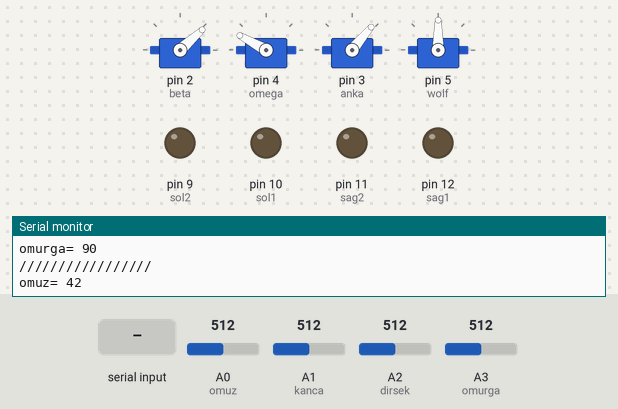
The sketch below on a simulated Arduino Uno, built with avr-gcc and run on an emulated ATmega328P. On the bench: 4 × servo, output pins drawn as LEDs (lit = HIGH), the last lines printed to the serial monitor. Inputs (shaded band) come from the test bench; at power-on: A0 (omuz) = 512, A3 (omurga) = 512, A2 (dirsek) = 512, A1 (kanca) = 512.

Above: at 1.2 s.
1.3 s: A0 (omuz) set to 30
At 1.9 s:
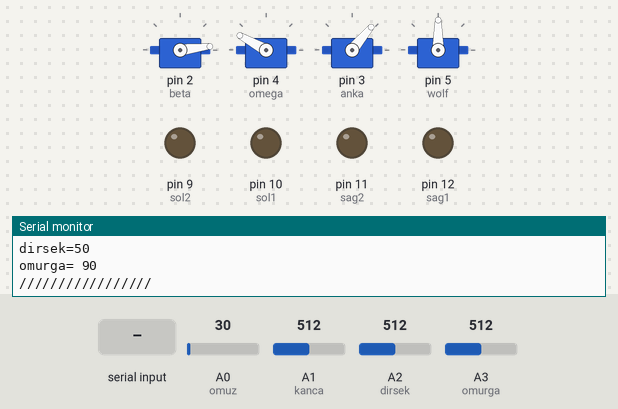
2.8 s: A3 (omurga) set to 559
At 3.8 s:
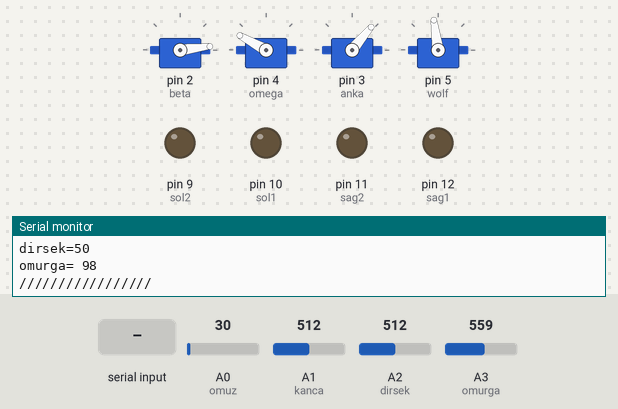
4.3 s: A3 (omurga) set to 575
At 5.2 s:
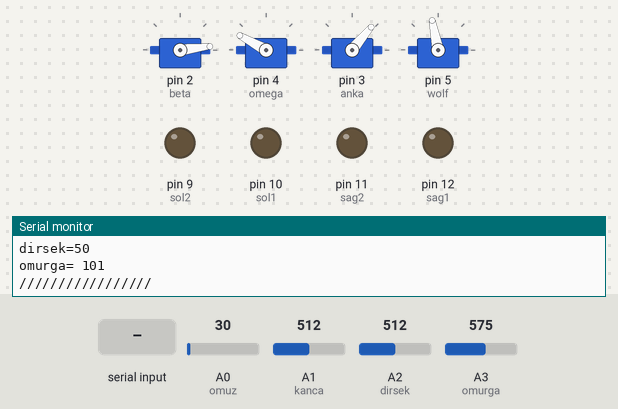
5.8 s: "G" received over Serial
At 7.0 s:
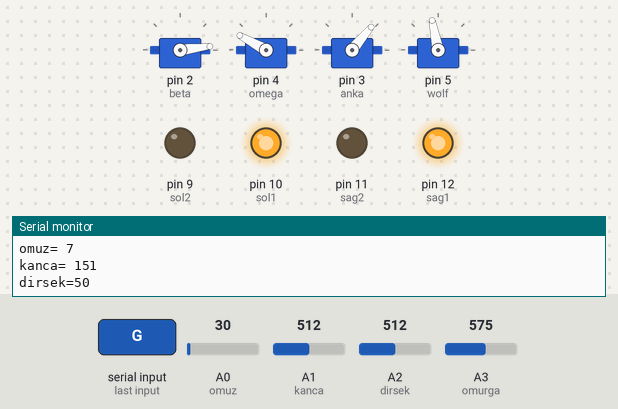
7.3 s: A2 (dirsek) set to 63
At 7.9 s:
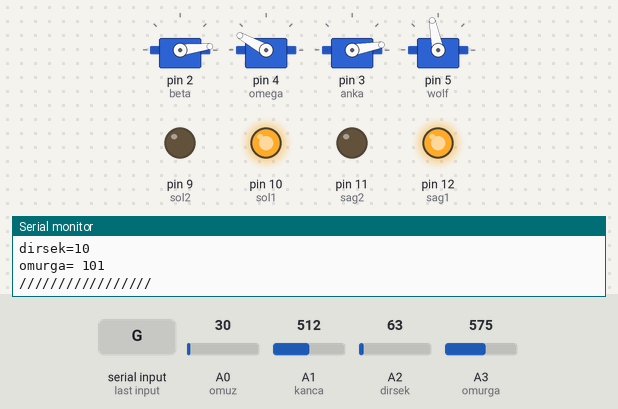
8.8 s: A2 (dirsek) set to 53
At 9.8 s:
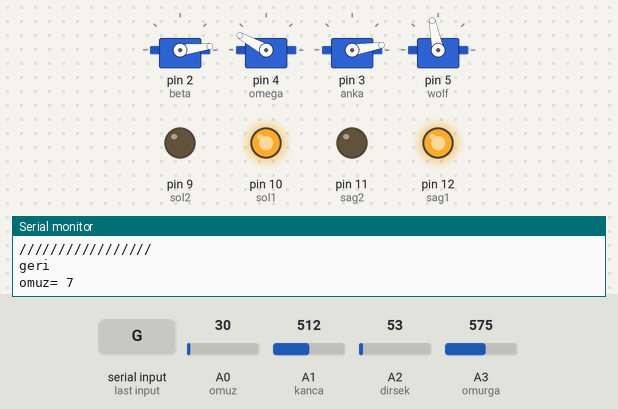
Timing chart, 0 to 11.8 s (numbered marks = the images above; inputs shaded):
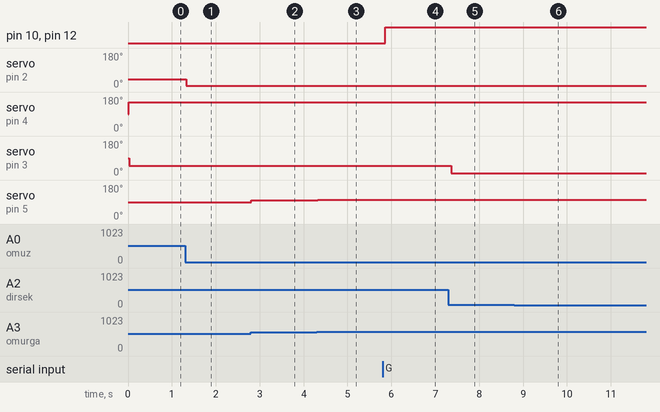

Measured:
- after the input at 1.3 s, servo on pin 2 (beta): 42° → 7° at once
- after the input at 2.8 s, servo on pin 5 (wolf): 90° → 98° at once
- after the input at 4.3 s, servo on pin 5 (wolf): 98° → 101° at once
- after the input at 5.8 s, pin 10 (sol1), pin 12 (sag1): LOW → HIGH after 0.07 s
- after the input at 7.3 s, servo on pin 3 (anka): 50° → 10° after 0.06 s
- after the input at 8.8 s, servo on pin 3 (anka): 10° → 9° at once

The sketch:

arduino_code.ino
```cpp
//## Ogrenci: Muhammet Ali Akat
//## Danışman: Gökhan ATALI
//## https://www.youtube.com/channel/UCTFbvj1FfS6lOjwG22bsHfg

#include<Servo.h>

Servo  beta;
Servo omega;
Servo anka;
Servo wolf;  // SERVO MOTORLARIMIZI BELİRLEDİK

const int omuz=A0;
const int kanca=A1;
const int dirsek=A2;
const int omurga=A3;  // potansiyometre den okumamız gereken  analog girişlerini girdik .


int x_alfa;
int y_kanca;
int x_dirsek;
int y_omurga;    // potansiyometre analog girişler için degişkenler giridik.

const int sag1=12;
 const int sag2=11;
const int sol1=10;
const int sol2=9;  // sürücü kartımızın motor çıkışlarını tanımladık .

char alfa; //bluetooth tan gelen bilgi cahar ile yani karakter olarak okuması için tanımlayacagımız degişken .


void setup() {
Serial.begin(9600);  // haberleşme hızımızı girdik.

beta.attach(2);
omega.attach(4);
anka.attach(3);
wolf.attach(5);   // servo motorlarımızın bilgi uçlarını tanımladık.

////////////////////
pinMode(sag1,OUTPUT);
pinMode(sag2,OUTPUT);
pinMode(sol1,OUTPUT);
pinMode(sol2,OUTPUT); // sürücü motorlarımızın çıkışlarını tanımladık .
}

void loop()
{
   x_alfa =analogRead(omuz);  //x_alfa degişkenini potansiyometre den gelen veriyi okuttuk.
x_alfa=map(x_alfa,0,1023,5,80);// x_alfa degişkenini map komutuyla okudugu degerler aralıgını degiştirdik .
beta.write(x_alfa); //Servo motorun çalışması için istenilen konuma okudugu deger kadar hareket etmesini sagladık.
delay(15); // servo motorun hareketini 15 milisniye aralıklarında hareketini sagladık.

y_kanca =analogRead(kanca); //y_kanca degişkenini potansiyometre den gelen veriyi okuttuk.
y_kanca=map(y_kanca,0,1023,120,182);// y_kanca degişkenini map komutuyla okudugu degerler aralıgını degiştirdik .
omega.write(y_kanca); //Servo motorun çalışması için istenilen konuma okudugu deger kadar hareket etmesini sagladık
delay(15); // servo motorun hareketini 15 milisniye aralıklarında hareketini sagladık.

x_dirsek=analogRead(dirsek); //x_dirsek degişkenini potansiyometre den gelen veriyi okuttuk.
x_dirsek=map(x_dirsek,0,1023,5,95);// x_dirsek degişkenini map komutuyla okudugu degerler aralıgını degiştirdik .
anka.write(x_dirsek);//Servo motorun çalışması için istenilen konuma okudugu deger kadar hareket etmesini sagladık
delay(15); // servo motorun hareketini 15 milisniye aralıklarında hareketini sagladık.

y_omurga=analogRead(omurga);//y_omurga degişkenini potansiyometre den gelen veriyi okuttuk.
y_omurga=map(y_omurga,0,1023,3,178);// y_omurga degişkenini map komutuyla okudugu degerler aralıgını degiştirdik .
wolf.write(y_omurga);//Servo motorun çalışması için istenilen konuma okudugu deger kadar hareket etmesini sagladık
delay(15);  // servo motorun hareketini 15 milisniye aralıklarında hareketini sagladık.

  if(Serial.available()>0) // bu komutta gelen verileri ascii karekterlerinin degerlerini okurken 0 dan küçük degerler gelirse okuma olarak tanımladık .
{
  alfa=Serial.read(); //burda seri haberleşmede bluetoot tan gelen verileri alfa degişkenin içine kaydediyoruz.
}

if(alfa=='G') // eger bluetoot tan gelen veri G ise motorlar geri yönde çalışmaktadır.
{
  digitalWrite(sag1,1);
  digitalWrite(sag2,0);
  digitalWrite(sol1,1);
  digitalWrite(sol2,0);
  Serial.println("geri");
}
if(alfa=='I')// eger bluetoot tan gelen veri I ise motorlar ileri yönde hareket etmektedir.
{
  digitalWrite(sag1,0);
  digitalWrite(sag2,1);
  digitalWrite(sol1,0);
  digitalWrite(sol2,1);
  Serial.println("ileri");
}
if(alfa=='R')  // eger bluetoottan gelen veri R ise araç sağa dogru hareket etmektedir.
{
  digitalWrite(sag1,1);
  digitalWrite(sag2,0);
  digitalWrite(sol1,0);
  digitalWrite(sol2,1);
  Serial.println("saga");
}
if(alfa=='L')   // eger bluetoottan gelen veri L ise motorlar sola dogru hareket etmektedir.
{
  digitalWrite(sag1,0);
  digitalWrite(sag2,1);
  digitalWrite(sol1,1);
  digitalWrite(sol2,0);
  Serial.println("sola");
}
if(alfa=='S')  // eger bluetoot tan gelen veri S ise motorlar duruyor.
{
  digitalWrite(sag1,0);
  digitalWrite(sag2,0);
  digitalWrite(sol1,0);
  digitalWrite(sol2,0);
  Serial.println("stop");
}


Serial.print("omuz= ");
Serial.println(x_alfa);
Serial.print("kanca= ");
Serial.println(y_kanca);
Serial.print("dirsek=");    // burada genel anlamda tanımladıgımız degişkenlerden veriler yani potansiyometre den gelen verileri okuyarak her bir okunan deger ekranda görünmektedir.
Serial.println(x_dirsek);
Serial.print("omurga= ");
Serial.println(y_omurga);
Serial.println("/////////////////");
}
```
